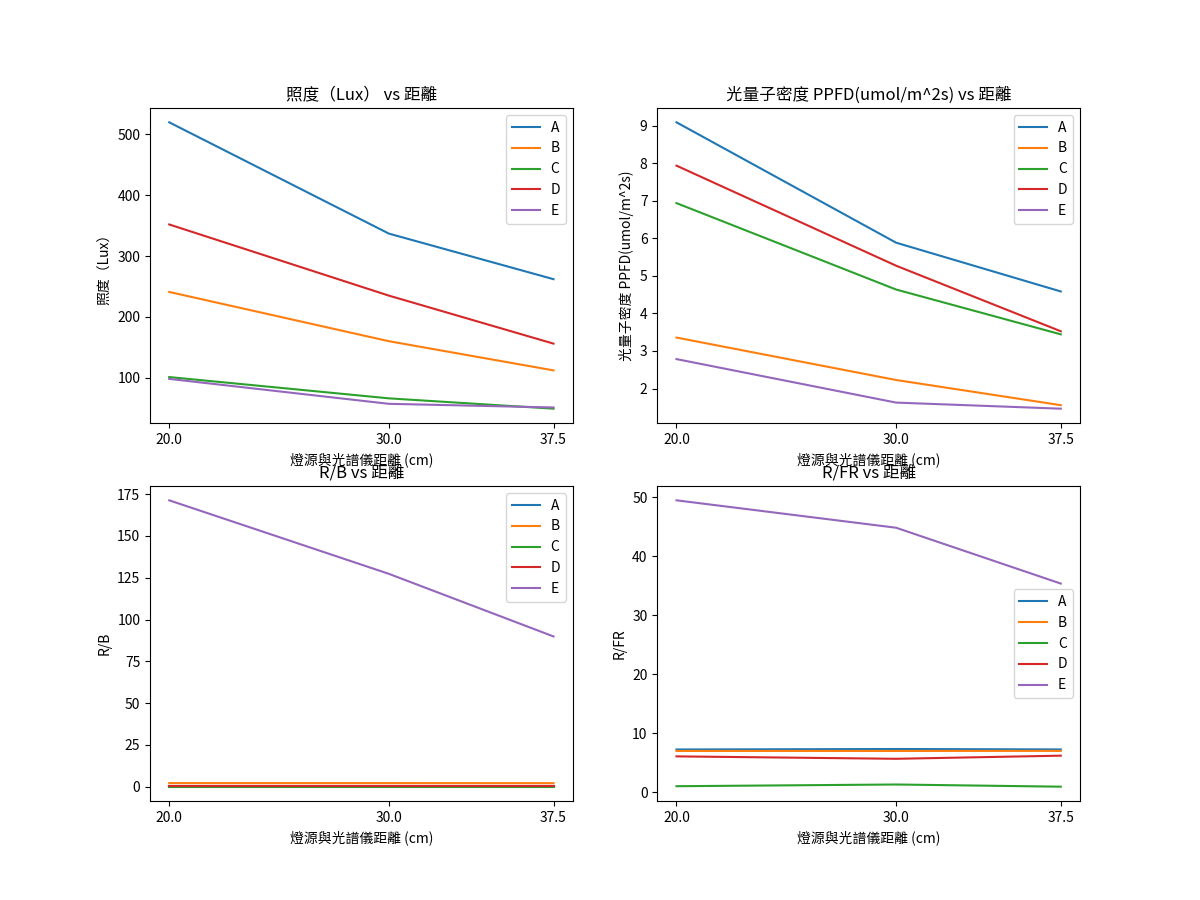

The Python source for this figure:
import numpy as np
import matplotlib.pyplot as plt
from data import *
data = dis_data
names = dis_name

plt.figure(figsize=(12, 9))

want = [0, 1, 3, 4]
for i in range(4):
    plt.subplot(221 + i)
    plt.title(names[want[i]] + " vs 距離")
    plt.ylabel(names[want[i]])
    plt.xlabel(dis_name)
    plt.plot(dis, data[:, want[i], :])
    plt.xticks(dis)
    plt.legend(light_type)
# plt.savefig("distance.png")
plt.show()
